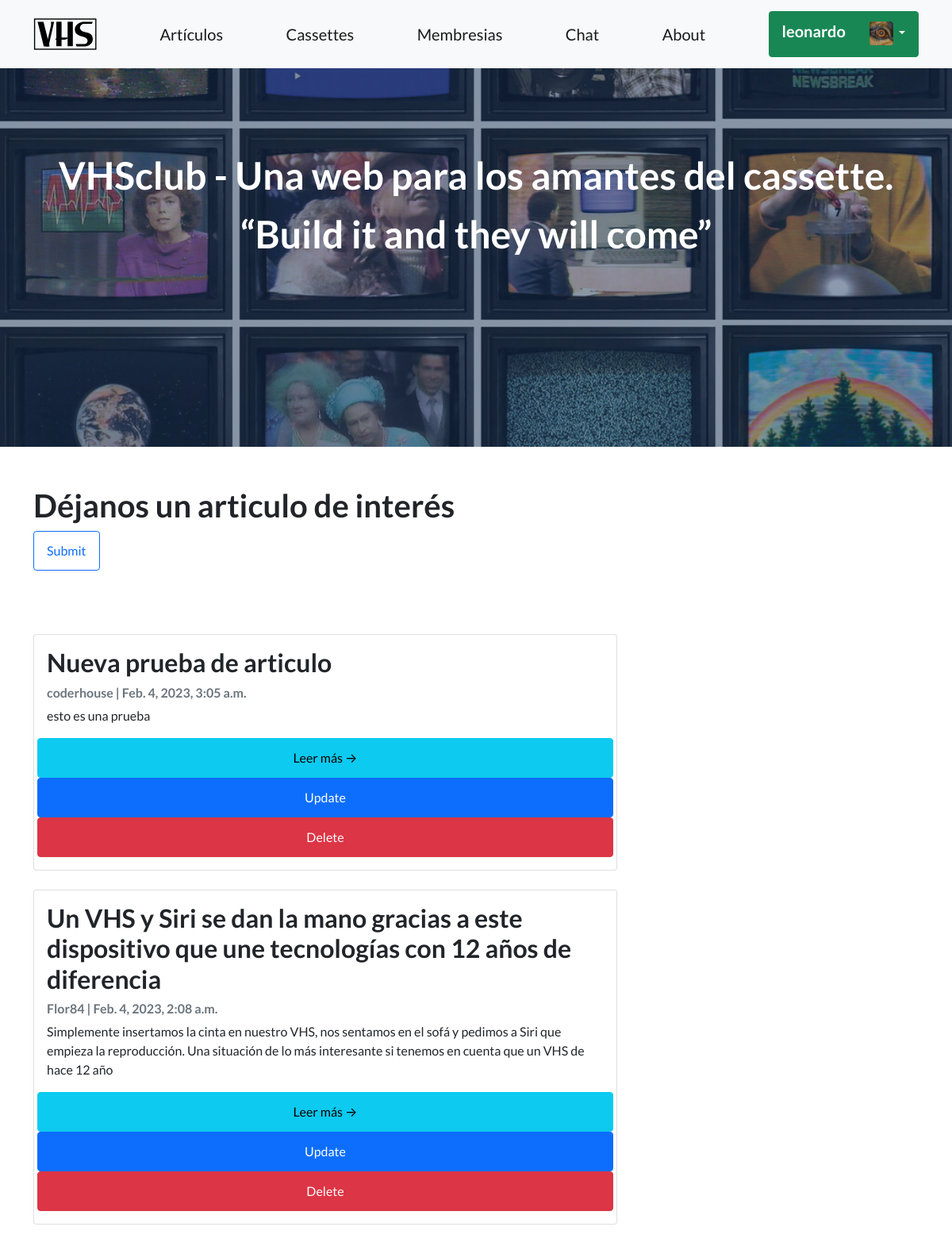
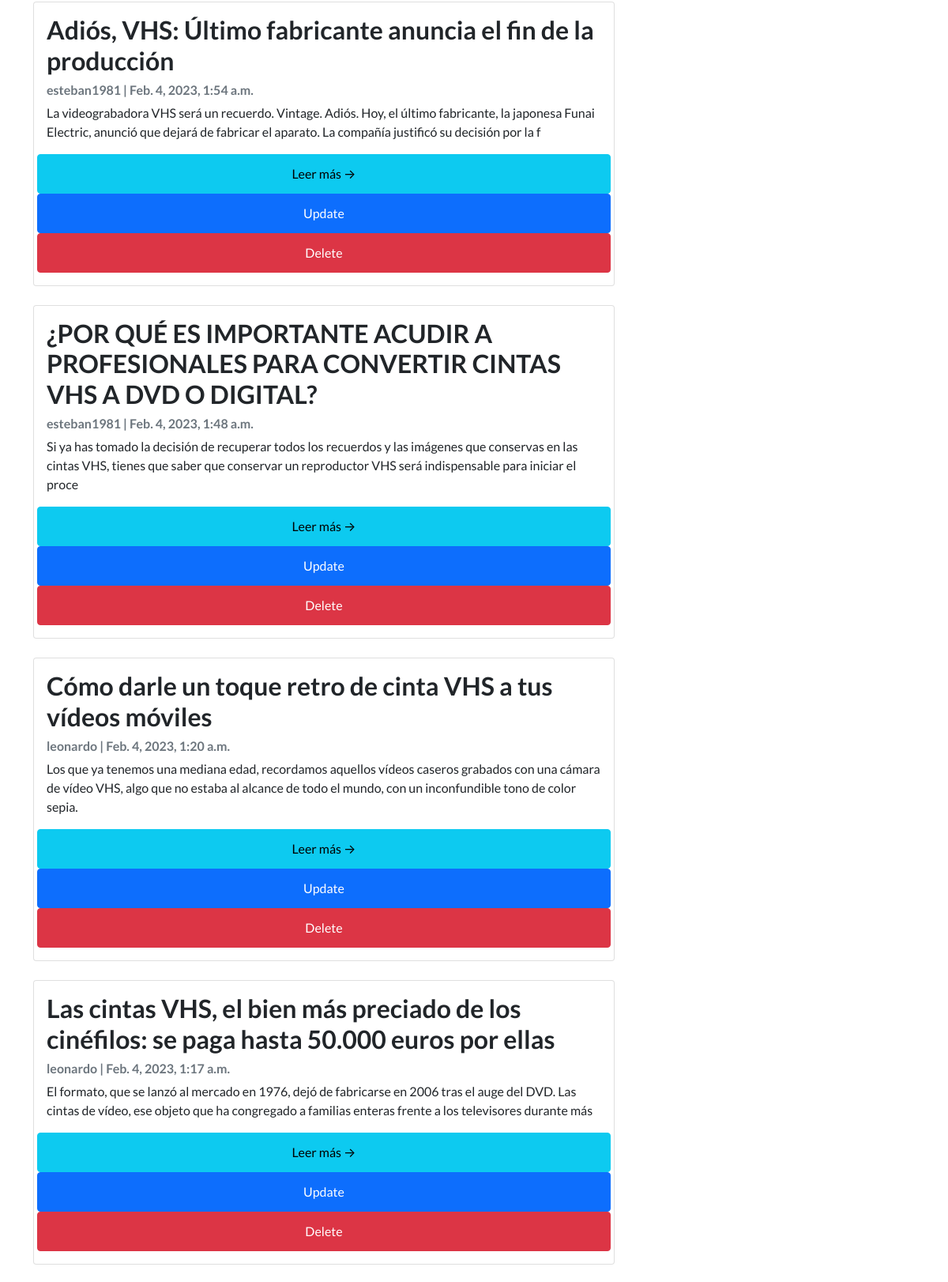
The page /post/post_list/ (signed in, upper part) on the database its author committed (2 pictures, top to bottom).
### vhsApp/models.py (models this page shows, shortened)
class Avatar(models.Model):
    user = models.OneToOneField(User, on_delete=models.CASCADE, null=True)
    imagen = models.ImageField(upload_to='avatares', null=True, blank=True)

### post/models.py (models this page shows, shortened)
class Post(models.Model):
    title = models.CharField(max_length=200, unique=True)
    slug = models.SlugField(max_length=200, unique=True)
    author = models.ForeignKey(User, on_delete= models.CASCADE,related_name='blog_posts')
    updated_on = models.DateTimeField(auto_now= True)
    content = models.TextField()
    created_on = models.DateTimeField(auto_now_add=True)
    status = models.IntegerField(choices=STATUS, default=1)
    image = models.ImageField(upload_to='uploads/', blank=True, null=True)
    class Meta:
        ordering = ['-created_on']

### post/views.py (the view)
# urls.py: path('post_list/', views.PostList.as_view(), name='post_list'),
class PostList(generic.ListView):
    queryset = Post.objects.filter(status=1).order_by('-created_on')
    template_name = 'post_list'

### post/templates/post/post_list.html (shortened to what this page needs)
{% extends "vhsApp/base.html" %}
{% load static %}
{% block background %}{% static 'post/assets/articulos.jpeg' %}{% endblock %}
{% block contenidoVarios %}
<div class="container">
    <div class="col mb-5 text-left">
        <h1>Déjanos un articulo de interés </h1>
        <a href="{% url 'post_create' %}"><button type="submit" class="btn btn-outline-primary mb-3">Submit</button></a>
    </div>
    <div class="row">
        <div class="col-md-8 mt-3 left">
            {% for post in object_list %}
            <div class="card mb-4">
                <div class="card-body">
                    <h2 class="card-title">{{ post.title }}</h2>
                    <p class="card-text text-muted h6">
                        {{ post.author }} | {{ post.created_on}}
                    </p>
                    <p class="card-text">{{post.content|slice:":200" }}</p>
                    <div class="row justify-content-evenly">
                        <a href="{% url 'post_detail' post.slug  %}" class="btn btn-info">Leer más &rarr;</a>
                        <a href="{% url 'post_update' post.id %}" class="btn btn-primary">Update</a>
                        <a href="{% url 'post_delete' post.id %}" class="btn btn-danger">Delete</a>
                    </div>
                </div>
            </div>
            {% endfor %}
        </div>
    </div>
</div>
{% endblock contenidoVarios %}

### vhsApp/templates/vhsApp/base.html (shortened to what this page needs)
<!DOCTYPE html>
<html lang="en">
    <head>
        {% load static %}
        <link href="https://cdn.jsdelivr.net/npm/bootstrap-icons@1.5.0/font/bootstrap-icons.css"
rel="stylesheet" type="text/css" />
        <link href="{% static 'vhsApp/css/styles.css' %}" rel="stylesheet" />
    </head>
    <body>
        <nav class="navbar navbar-light bg-light fixed-top">
            <div class="container">
                <a class="navbar-brand" href="{% url 'inicio' %}">
                    <img src="{% static 'vhsApp/assets/brand/VHS-Logo.svg' %}" width="80" height="60" class="d-inline-block align-top" alt="">
                </a>
                <a class="navbar-brand" href="{% url 'post_list' %}">Artículos</a>
                <a class="navbar-brand" href="{% url 'listar_cassettes' %}">Cassettes</a>
                <a class="navbar-brand" href="{% url 'listar_membresias' %}">Membresias</a>
                <a class="navbar-brand" href="{% url 'room_list' %}">Chat</a>
                <a class="navbar-brand" href="{% url 'about' %}">About</a>
                {% if user.is_authenticated %}
                <div class="dropdown">
                    <button class="btn btn-success dropdown-toggle" type="button" id="dropdownMenuButton1" data-bs-toggle="dropdown" aria-expanded="false">
                        <div style="display: inline-flex;">
                            <span style="padding: 0px 30px 0px 0px;"><h5>{{ user.username }}</h5></span>
                            <div>
                                <img src="{{ user.avatar.imagen.url }}" class="rounded mx-auto d-block" style="width:30px;"/>
                            </div>
                        </div>
                    </button>
                  </div>
                </div>
                {% else %}
                <a class="btn btn-success" href="{% url 'login' %}">Iniciar sesión</a>
                <a class="btn btn-info" href="{% url 'registro' %}">Registrate</a>
                {% endif %}
        </nav>
        <header class="masthead"
            style="background-image: url('{% block background %}{% endblock background %}')">
            <div class="container position-relative">
                <div class="row justify-content-center">
                    <div class="col-x2-6">
                        <div class="text-center text-white">
                            <h1 class="mb-5">VHSclub - Una web para los amantes del cassette.<p></p><p>“Build it and they will come”</p></h1>
                        </div>
                    </div>
                </div>
            </div>
        </header>
        <section style="padding:50px 20px;">
            {% block contenidoVarios %}
            {% endblock contenidoVarios %}
        </section>
    </body>
</html>

### rows shown on the page
Post: title "Nueva prueba de articulo", author "coderhouse", created_on "Feb. 4, 2023, 3:05 a.m.", content "esto es una prueba"
Post: title "Un VHS y Siri se dan la mano gracias a este dispositivo que une tecnologías con 12 años de diferencia", author "Flor84", created_on "Feb. 4, 2023, 2:08 a.m.", content "Simplemente insertamos la cinta en nuestro VHS, nos sentamos en el sofá y pedimos a Siri que empieza la reproducción. Una situación de lo más interesante si tenemos en cuenta que un VHS de hace 12 año"
Post: title "Adiós, VHS: Último fabricante anuncia el fin de la producción", author "esteban1981", created_on "Feb. 4, 2023, 1:54 a.m.", content "La videograbadora VHS será un recuerdo. Vintage. Adiós. Hoy, el último fabricante, la japonesa Funai Electric, anunció que dejará de fabricar el aparato. La compañía justificó su decisión por la f"
Post: title "¿POR QUÉ ES IMPORTANTE ACUDIR A PROFESIONALES PARA CONVERTIR CINTAS VHS A DVD O DIGITAL?", author "esteban1981", created_on "Feb. 4, 2023, 1:48 a.m.", content "Si ya has tomado la decisión de recuperar todos los recuerdos y las imágenes que conservas en las cintas VHS, tienes que saber que conservar un reproductor VHS será indispensable para iniciar el proce"
Post: title "Cómo darle un toque retro de cinta VHS a tus vídeos móviles", author "leonardo", created_on "Feb. 4, 2023, 1:20 a.m.", content "Los que ya tenemos una mediana edad, recordamos aquellos vídeos caseros grabados con una cámara de vídeo VHS, algo que no estaba al alcance de todo el mundo, con un inconfundible tono de color sepia."
Post: title "Las cintas VHS, el bien más preciado de los cinéfilos: se paga hasta 50.000 euros por ellas", author "leonardo", created_on "Feb. 4, 2023, 1:17 a.m.", content "El formato, que se lanzó al mercado en 1976, dejó de fabricarse en 2006 tras el auge del DVD. Las cintas de vídeo, ese objeto que ha congregado a familias enteras frente a los televisores durante más"

### other values the page prints
{{ user.username }} "leonardo"
